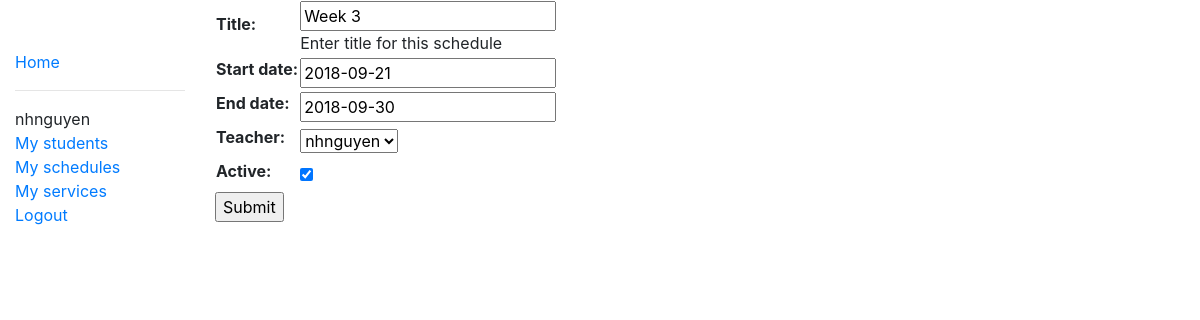
Screenshot of /app/schedule/3/updateschedule (signed in) with the database file from the repository.
### app/models.py (models this page shows, shortened)
class Schedule(models.Model):
    title = models.CharField(max_length=200, help_text='Enter title for this schedule')
    start_date = models.DateField(null=True, blank=True)
    end_date = models.DateField(null=True, blank=True)
    teacher = models.ForeignKey(User, on_delete=models.CASCADE, null=True)
    active = models.BooleanField(default=False)

### app/views.py (the view)
# urls.py: path('schedule/<int:pk>/updateschedule', staff_member_required(views.ScheduleUpdate.as_view()), name='update-schedule'),
class ScheduleUpdate(LoginRequiredMixin, UpdateView):
    login_url = '/accounts/login/'
    model = Schedule
    fields = '__all__'

### app/templates/app/schedule_form.html (shortened to what this page needs)
{% extends "base_template.html" %}
{% block content %}
    <form action="" method="post">
        <table>
            {{form.as_table}}
        </table>
        <input type="submit" value="Submit">
    </form>
{% endblock %}

### app/templates/base_template.html (shortened to what this page needs)
<!DOCTYPE html>
<html lang="en">
<head>
  <link rel="stylesheet" href="https://stackpath.bootstrapcdn.com/bootstrap/4.1.3/css/bootstrap.min.css">
  {% load static %}
  <link rel="stylesheet" href="{% static 'css/styles.css' %}">
</head>
<body>
  <div class="container-fluid">
    <div class="row">
      <div class="col-sm-2">
      {% block sidebar %}
        <ul class="sidebar-nav">
          <li><a href="{% url 'index' %}">Home</a></li>
          {% if user.is_authenticated %}
            <hr>
            <li>{{user}}</li>
            <li><a href="{% url 'student-list' %}">My students</a></li>
            <li><a href="{% url 'schedule-list' %}">My schedules</a></li>
            <li><a href="{% url 'service-list' %}"">My services</a></li>
            <li><a href="{% url 'logout' %}">Logout</a></li>
          {% else %}
            <li><a href="{% url 'login' %}">Login</a></li>
          {% endif %}
        </ul>
     {% endblock %}
      </div>
      <div class="col-sm-10 ">{% block content %}{% endblock %}</div>
    </div>
  </div>
</body>
</html>

### app/static/css/styles.css (style rules this page uses)
.sidebar-nav { margin-top: 50px; padding: 0; list-style: none; }

### rows the page displays
Schedule: title "Week 3", start_date "2018-09-21", end_date "2018-09-30", teacher "nhnguyen", active "☑"

### other values shown
{{ user }} "nhnguyen"
